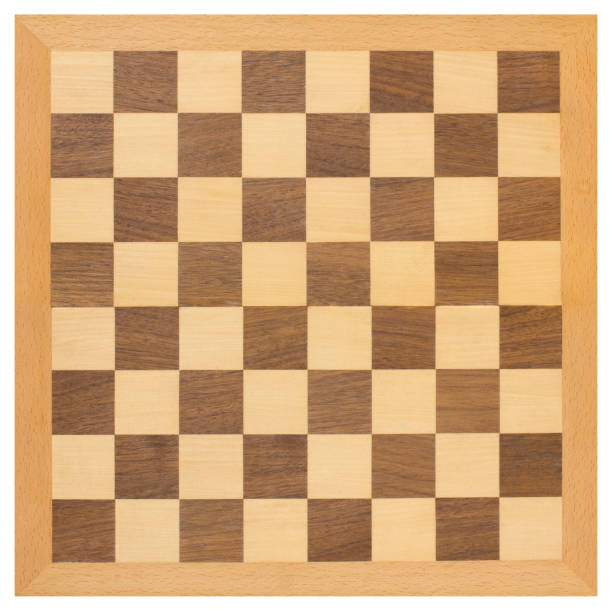
#> input picture Computer Vision/Assignment 13/Chess.jpg, 612 x 611 px
$ jupyter execute --allow-errors Edge_Detection.ipynb   (shell and % lines are left out)   (text cells are left out)
#> lines starting #> are read from the running program, lines starting #| are printed output that depends on the picture; after the words box and inside, x2 and y2 are one past the last pixel; in counts of white or black regions, pixels touching at a corner belong together; pictures that were not available may be replaced by others from this repository, and a replacement may not be noted
[cell 1]
import cv2
import numpy as np
import matplotlib.pyplot as plt

[cell 2]
class AMIT_Image:
  def __init__(self,path=None):
#> called with path = 'Chess.jpg'
    self.img_gray=None
    self.img_binary=None
    self.img_adapt=None
    self.img_org=None
    self.img=None
    if path is not None:
      try:
        self.img =  cv2.imread(path)
#> self.img is the input picture: shape (611, 612, 3); mean B, G, R 122.8, 167.4, 208.6
        self.img = cv2.cvtColor(self.img, cv2.COLOR_BGR2RGB)
        self.img_org=self.img
      except:
        pass

  def load(self,path):
    try:
      self.img =  cv2.imread(path)
      self.img = cv2.cvtColor(self.img, cv2.COLOR_BGR2RGB)
      self.img_org=self.img
    except:
      pass
    return self.img

  def display(self,img=None,title='AMIT_Image'):
    if img is None:
      img=self.img
    fig = plt.figure(figsize = (15,5))
    plt.title(title)
    if (len(img.shape)==3):
      plt.imshow(img)
    elif (len(img.shape)==2):
      plt.imshow(img , cmap = 'gray')

  def displayImages(self,numImages=1,imgList=None,title='AMIT_Image'):
    f = plt.figure(figsize=(15,10))
    if imgList is not None:
      for i in range(numImages):
        ax = f.add_subplot((numImages/3)+1,3,i+1)
        ax.imshow(imgList[i])
        if type(title) is list:
          try:
            ax.set_title(title[i])
          except:
            ax.set_title('AMIT_Image')
        else:
          ax.set_title(title)

  def RGB_Gray(self,img=None):
    if img is None:
      img=self.img_org
    try:
      self.img_gray = cv2.cvtColor(img, cv2.COLOR_RGB2GRAY)
      self.img=self.img_gray
    except:
      self.img_gray=None
    return self.img_gray

  def Adaptive_Ther(self,img=None,param1=19,param2=3):
#> called with param1 = 19, param2 = 3
    if img is None:
      if self.img_gray is None:
        try:
          self.img_gray = cv2.cvtColor(self.img, cv2.COLOR_RGB2GRAY)
          img=self.img_gray
        except:
          pass
      else:
        img=self.img_gray
    try:
      binary_image = cv2.adaptiveThreshold(img, 255, cv2.BORDER_REPLICATE, cv2.ADAPTIVE_THRESH_MEAN_C,param1,param2)
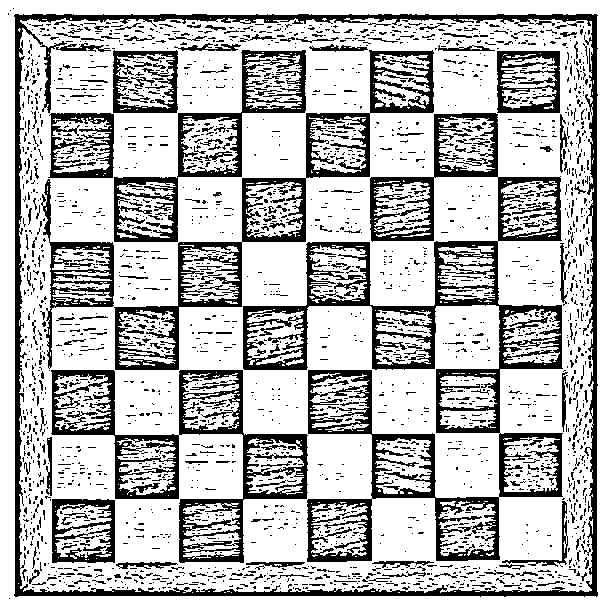
#> binary_image: shape (611, 612); 73.9% white; 2565 black regions (2311 under 20 px), largest, box (x1, y1, x2, y2) and area: (243, 113, 563, 562) 26288, (14, 14, 598, 597) 13858, (51, 370, 308, 563) 9827
      self.img_adapt=binary_image
      self.img=self.img_adapt
    except:
      self.img_adapt=None
    return self.img_adapt

  def Binar_Ther(self,img=None):
    if img is None:
      if self.img_gray is None:
        try:
          self.img_gray = cv2.cvtColor(self.img, cv2.COLOR_RGB2GRAY)
          img=self.img_gray
        except:
          pass
      else:
        img=self.img_gray
    try:
      ret,mask = cv2.threshold(img,0,255,cv2.THRESH_BINARY_INV | cv2.THRESH_OTSU)
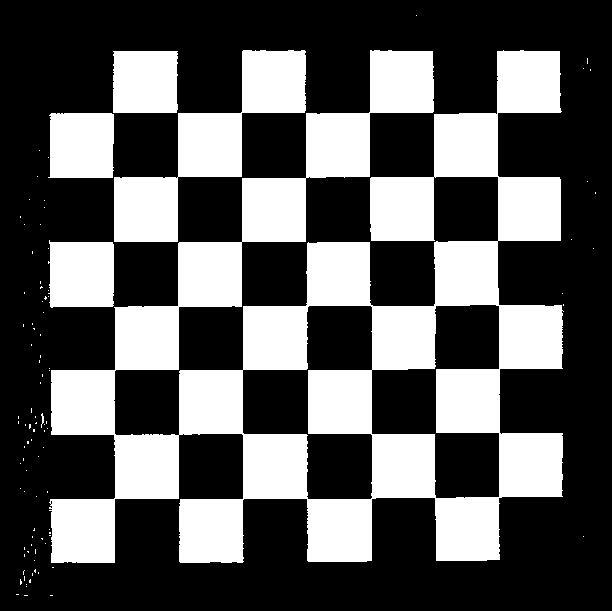
#> mask: shape (611, 612); 35% white; 97 white regions (91 under 20 px), largest, box (x1, y1, x2, y2) and area: (49, 50, 564, 563) 105972, (114, 50, 306, 242) 12226, (48, 240, 114, 308) 4166, (48, 113, 114, 178) 4123, (113, 51, 178, 113) 3966, (41, 413, 44, 428) 24
#> ret = 161
      self.img_binary=mask
      self.img=self.img_binary
    except:
      self.img_binary=None
    return self.img_binary

[cell 3]
Image1 = AMIT_Image('Chess.jpg')
Image1.display(title='Original Image')

[cell 4]
Image1.RGB_Gray()
Image1.display(title='Gray Scale')

[cell 5]
Image1.Adaptive_Ther()
Image1.display(title='Apdaptive Threshold')

[cell 6]
Image1.Binar_Ther()
Image1.display(title='Binary Threshold')

[cell 7]
Image1.load('Chess.jpg')
Image1.display()

[cell 8]
im1 = Image1.load('Chess.jpg')
im2 = Image1.load('Coins.jpeg')
#> call 3 of load, with path = 'Coins.jpeg'
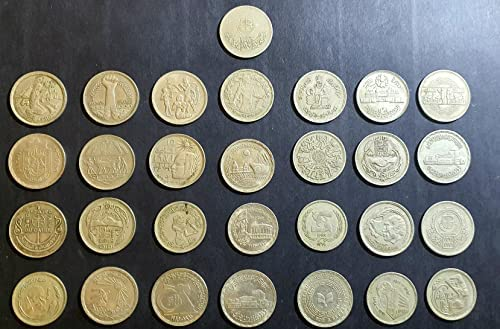
#> input picture Computer Vision/Assignment 13/Coins.jpeg, 500 x 329 px
#> in load, self.img is the input picture: shape (329, 500, 3); mean B, G, R 112.3, 119.7, 119.2
im3 = Image1.load('Dogs.jpeg')
#> call 4 of load, with path = 'Dogs.jpeg'
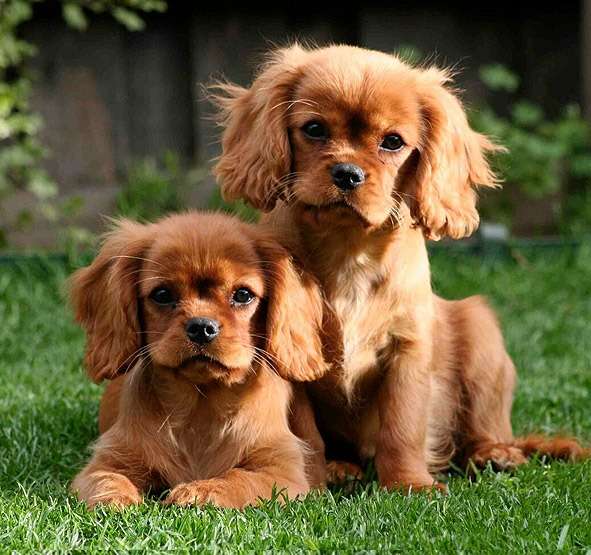
#> input picture Computer Vision/Assignment 13/Dogs.jpeg, 591 x 555 px
#> in load, self.img is the input picture: shape (555, 591, 3); mean B, G, R 56, 93.9, 106.9

#> (a cell that did not finish here is left out)


[cell 10]
Image2 = AMIT_Image()
lane = Image2.load('Lane.png')

laneGray = Image2.RGB_Gray()
#> (the rest of this cell did not finish here and is left out)

[cell 11]
Image3 = AMIT_Image()
eye = Image3.load('Eye.jpg')

eyeGray = Image3.RGB_Gray()
#> (the rest of this cell did not finish here and is left out)

[cell 12]
faceClassifier = cv2.CascadeClassifier(cv2.data.haarcascades + 'haarcascade_frontalface_default.xml')
eyeClassifier = cv2.CascadeClassifier(cv2.data.haarcascades + "haarcascade_eye.xml")
video = cv2.VideoCapture(0)

while True:
    ret,frame = video.read()
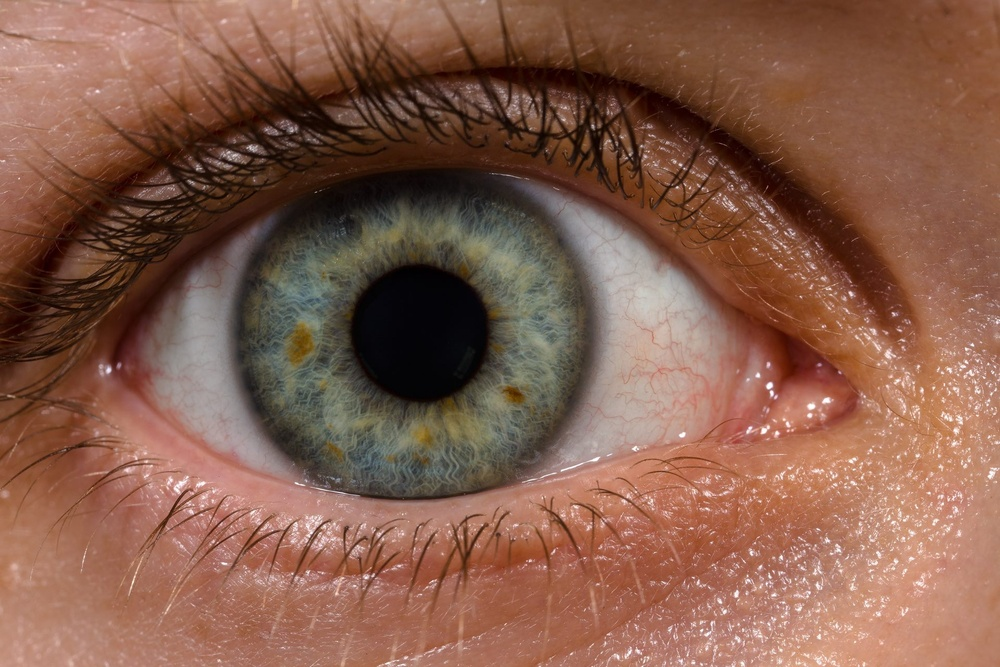
#> input picture Computer Vision/Assignment 13/Eye2.jpg, 1000 x 667 px, shrunk from 1920 x 1280 before the run, given in place of the camera
#> frame is the input picture: shape (667, 1000, 3); mean B, G, R 75.9, 93.3, 134
    if ret:
        Image4 = AMIT_Image()
        frame_gray = Image4.RGB_Gray(frame)
#> in RGB_Gray (call 4), `self.img_gray = cv2.cvtColor(img, cv2.COLOR_RGB2GRAY)`:
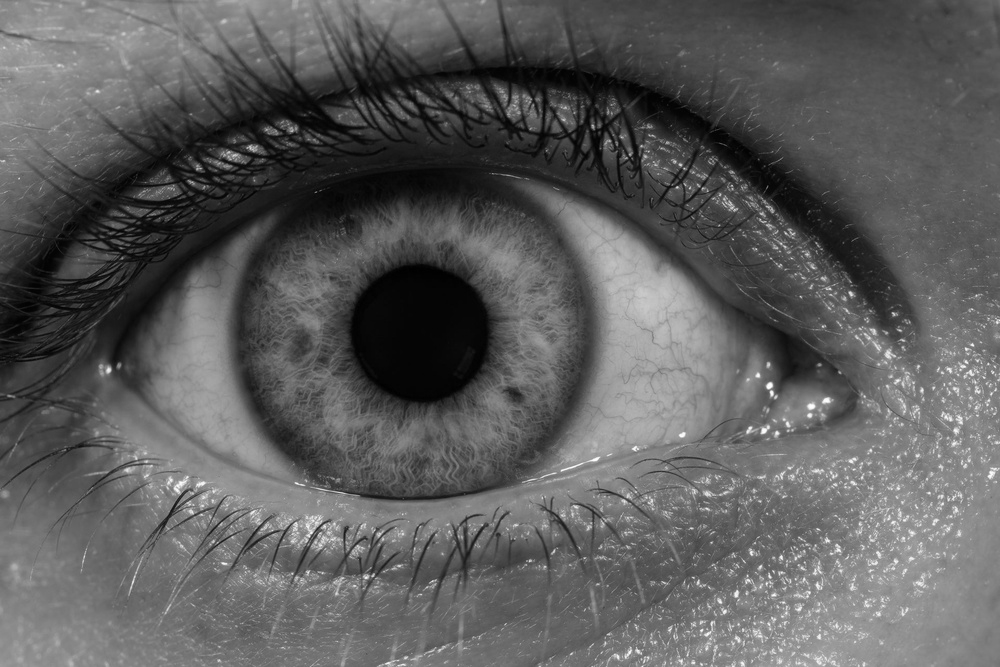
#> self.img_gray: shape (667, 1000); min 0, max 254, mean 92.7
        faces = faceClassifier.detectMultiScale(frame_gray, 1.1, 7,minSize=(60,60),flags=cv2.CASCADE_SCALE_IMAGE)
#> faces = [[270, 245, 84, 84]]


        for (x,y,w,h) in faces:
            face_gray = frame_gray[y:y+h, x:x+w]
            face_color = frame[y:y+h, x:x+w]
            a=int(x+(w/2))
            b=int(y+(h/2))
            r=int((a+b)/4)
            eyes = eyeClassifier.detectMultiScale(face_gray)

            cv2.circle(frame,(a,b),int(0.8*r),(255,0,0),2)
#> this loop made 1 pass
#> (x, y, w, h, a, b, r) on pass 1: (270, 245, 84, 84, 312, 287, 149)
#> pass 1, `face_color = frame[y:y+h, x:x+w]`:
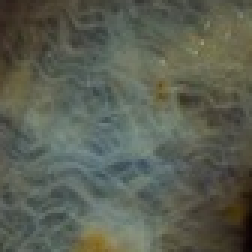
#> face_color: shape (84, 84, 3) (shown 3 times larger); mean B, G, R 82.6, 95, 90.3
#> after the loop:
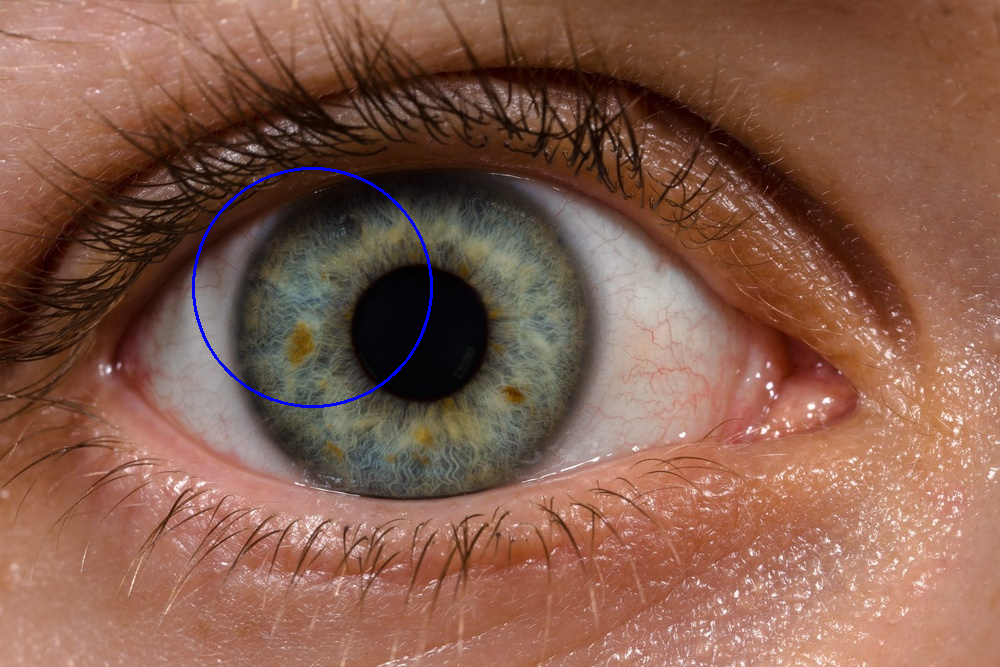
#> frame: shape (667, 1000, 3); 0.34% of pixels changed, all inside (x1, y1, x2, y2) = (192, 167, 433, 408)

        for (x,y,w,h) in eyes:
            a=int(x+(w/2))
            b=int(y+(h/2))
            r=int((a+b)/4)
            cv2.circle(face_color,(a,b),int(0.4*r),(0,0,255),2)
#> this loop made 0 passes

        cv2.imshow("Camera Feed", frame)

    if cv2.waitKey(1) & 0Xff == ord('q'):
#> (key q is pressed here)
        break

video.release()
cv2.destroyAllWindows()

[cell 13]
faceClassifier = cv2.CascadeClassifier(cv2.data.haarcascades + 'haarcascade_frontalface_default.xml')
smileClassifier = cv2.CascadeClassifier(cv2.data.haarcascades +'haarcascade_smile.xml')

video = cv2.VideoCapture(0)

while True:
    ret,frame = video.read()
    if ret:
        Image4 = AMIT_Image()
        frame_gray = Image4.RGB_Gray(frame)
        faces = faceClassifier.detectMultiScale(frame_gray, 1.1, 7,minSize=(60,60),flags=cv2.CASCADE_SCALE_IMAGE)


        for (x,y,w,h) in faces:
            face_gray = frame_gray[y:y+h, x:x+w]
            face_color = frame[y:y+h, x:x+w]

            smile = smileClassifier.detectMultiScale(face_gray, 1.8, 20)

            cv2.rectangle(frame,[x,y,w,h],(255,0,0),2)
#> this loop made 1 pass
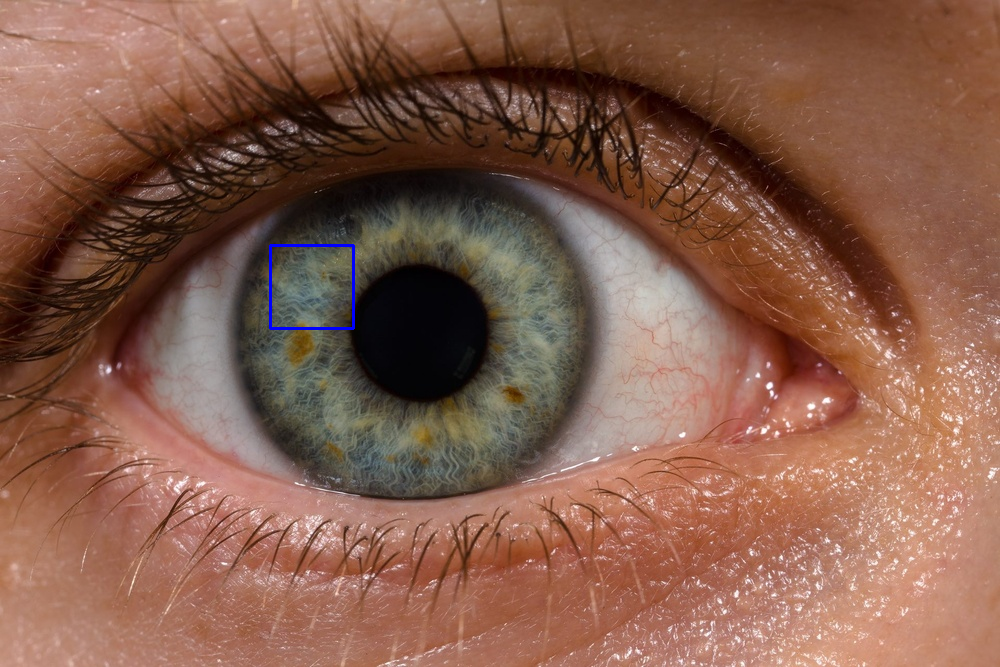
#> frame: shape (667, 1000, 3); 0.15% of pixels changed, all inside (x1, y1, x2, y2) = (269, 244, 355, 330)

        if len(smile)!=0:
            cv2.putText(frame, 'Happy', (x,y), cv2.FONT_HERSHEY_SIMPLEX, 1, (0,0,255), 2, cv2.LINE_AA)

            for (x,y,w,h) in smile:
                cv2.rectangle(face_color,[x,y,w,h],(0,255,0),2)
        else:
            cv2.putText(frame, 'Sad', (x,y), cv2.FONT_HERSHEY_SIMPLEX, 1, (0,0,255), 2, cv2.LINE_AA)
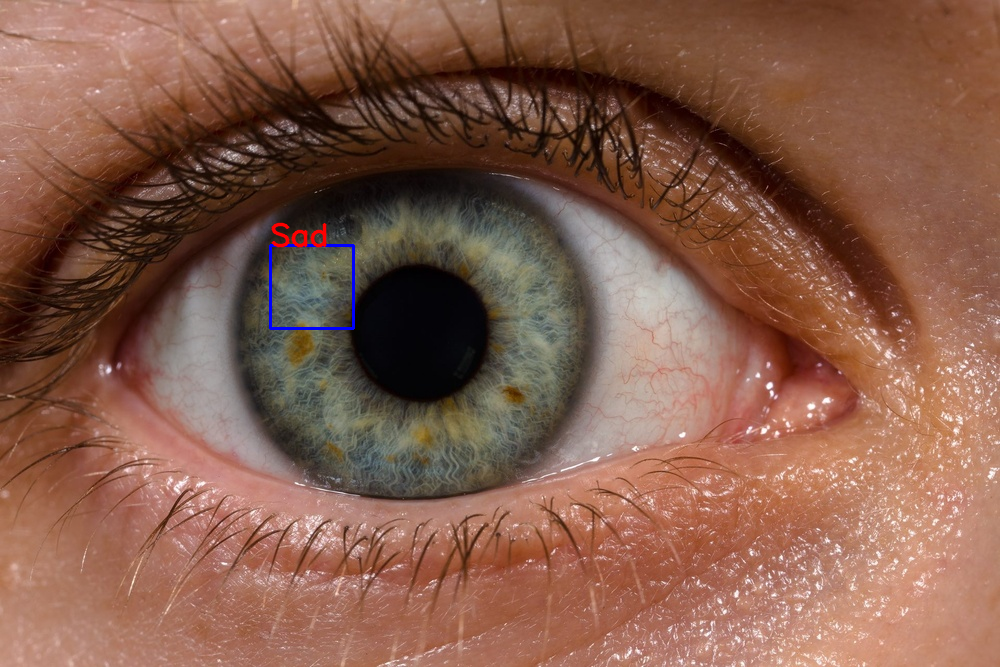
#> frame: shape (667, 1000, 3); 0.11% of pixels changed, all inside (x1, y1, x2, y2) = (271, 222, 327, 248)


        cv2.imshow("Camera Feed", frame)

    if cv2.waitKey(1) & 0Xff == ord('q'):
#> (key q is pressed here)
        break

video.release()
cv2.destroyAllWindows()

[cell 14]
bodyClassifier = cv2.CascadeClassifier(cv2.data.haarcascades + 'haarcascade_fullbody.xml')
video = cv2.VideoCapture('messi.mp4')

while True:
    ret,frame = video.read()
    if ret:
        Image4 = AMIT_Image()
        frame_gray = Image4.RGB_Gray(frame)
        bodies = bodyClassifier.detectMultiScale(frame_gray, 1.2, 3)
#> bodies = ()

        for (x,y,w,h) in bodies:
            cv2.rectangle(frame, (x, y), (x+w, y+h), (255, 0, 0), 2)

        cv2.imshow("Camera Feed", frame)

    if cv2.waitKey(1) & 0Xff == ord('q'):
#> (key q is pressed here)
        break

video.release()
cv2.destroyAllWindows()
